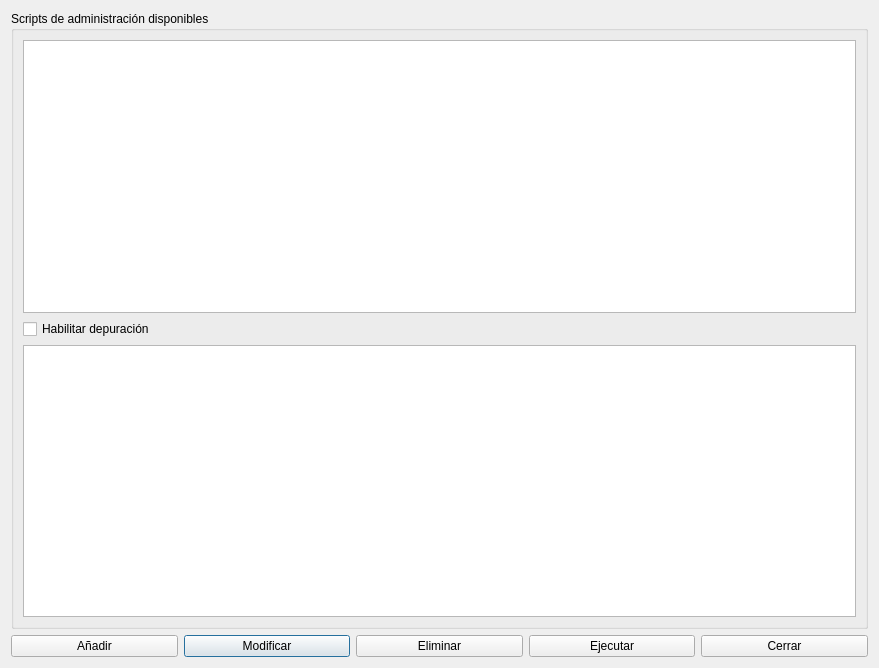
<?xml version="1.0" encoding="UTF-8"?>
<ui version="4.0">
 <class>JSSystemScripts</class>
 <widget class="QDialog" name="JSSystemScripts">
  <property name="geometry">
   <rect>
    <x>0</x>
    <y>0</y>
    <width>879</width>
    <height>668</height>
   </rect>
  </property>
  <property name="windowTitle">
   <string>Scripts de Administración</string>
  </property>
  <layout class="QGridLayout" name="gridLayout">
   <item row="1" column="1">
    <widget class="QPushButton" name="pbEdit">
     <property name="text">
      <string>Modificar</string>
     </property>
     <property name="icon">
      <iconset resource="../resources/resources.qrc">
       <normaloff>:/generales/images/edit_edit.png</normaloff>:/generales/images/edit_edit.png</iconset>
     </property>
    </widget>
   </item>
   <item row="1" column="4">
    <widget class="QPushButton" name="pbClose">
     <property name="text">
      <string>Cerrar</string>
     </property>
     <property name="icon">
      <iconset resource="../resources/resources.qrc">
       <normaloff>:/generales/images/close.png</normaloff>:/generales/images/close.png</iconset>
     </property>
    </widget>
   </item>
   <item row="0" column="0" colspan="5">
    <widget class="QGroupBox" name="groupBox">
     <property name="title">
      <string>Scripts de administración disponibles</string>
     </property>
     <layout class="QVBoxLayout" name="verticalLayout">
      <item>
       <widget class="QTableView" name="tableView">
        <property name="selectionMode">
         <enum>QAbstractItemView::SingleSelection</enum>
        </property>
        <property name="selectionBehavior">
         <enum>QAbstractItemView::SelectRows</enum>
        </property>
       </widget>
      </item>
      <item>
       <widget class="QCheckBox" name="chkDebug">
        <property name="text">
         <string>Habilitar depuración</string>
        </property>
       </widget>
      </item>
      <item>
       <widget class="QTextEdit" name="textEdit">
        <property name="readOnly">
         <bool>false</bool>
        </property>
        <property name="textInteractionFlags">
         <set>Qt::LinksAccessibleByKeyboard|Qt::LinksAccessibleByMouse|Qt::TextBrowserInteraction|Qt::TextEditable|Qt::TextEditorInteraction|Qt::TextSelectableByKeyboard|Qt::TextSelectableByMouse</set>
        </property>
       </widget>
      </item>
     </layout>
    </widget>
   </item>
   <item row="1" column="3">
    <widget class="QPushButton" name="pbRun">
     <property name="text">
      <string>Ejecutar</string>
     </property>
     <property name="icon">
      <iconset resource="../resources/resources.qrc">
       <normaloff>:/generales/images/nextrecord.png</normaloff>:/generales/images/nextrecord.png</iconset>
     </property>
    </widget>
   </item>
   <item row="1" column="0">
    <widget class="QPushButton" name="pbAdd">
     <property name="text">
      <string>Añadir</string>
     </property>
     <property name="icon">
      <iconset resource="../resources/resources.qrc">
       <normaloff>:/generales/images/edit_add.png</normaloff>:/generales/images/edit_add.png</iconset>
     </property>
    </widget>
   </item>
   <item row="1" column="2">
    <widget class="QPushButton" name="pbRemove">
     <property name="text">
      <string>Eliminar</string>
     </property>
     <property name="icon">
      <iconset resource="../resources/resources.qrc">
       <normaloff>:/generales/images/delete.png</normaloff>:/generales/images/delete.png</iconset>
     </property>
    </widget>
   </item>
  </layout>
 </widget>
 <tabstops>
  <tabstop>tableView</tabstop>
  <tabstop>pbAdd</tabstop>
  <tabstop>pbEdit</tabstop>
  <tabstop>pbRun</tabstop>
  <tabstop>pbClose</tabstop>
 </tabstops>
 <resources>
  <include location="../resources/resources.qrc"/>
  <include location="../resources/resources.qrc"/>
  <include location="../resources/resources.qrc"/>
 </resources>
 <connections/>
</ui>
